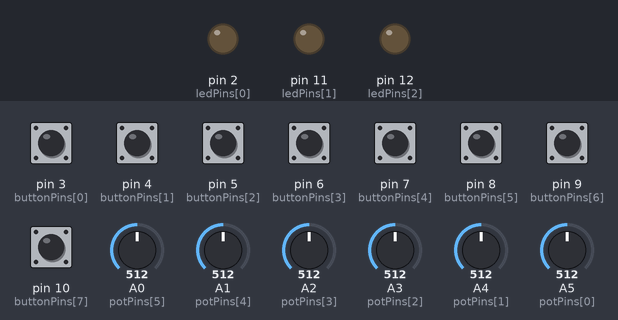
Bench run of a sketch on a simulated Arduino Uno, built with avr-gcc and run on an emulated ATmega328P. Parts: output pins drawn as LEDs (lit = HIGH). Dashed ring = blinking. The test bench sets the inputs (shaded band); at power-on: pin 3 (buttonPins[0]), pin 4 (buttonPins[1]), pin 5 (buttonPins[2]), pin 6 (buttonPins[3]), pin 7 (buttonPins[4]), pin 8 (buttonPins[5]), pin 9 (buttonPins[6]), pin 10 (buttonPins[7]) HIGH, A0 (potPins[5]) = 512, A1 (potPins[4]) = 512, A2 (potPins[3]) = 512, A3 (potPins[2]) = 512, A4 (potPins[1]) = 512, A5 (potPins[0]) = 512.

Above: at 1.2 s.
1.3 s: pin 3 (buttonPins[0]) pulled LOW for 0.15 s
At 1.71 s:
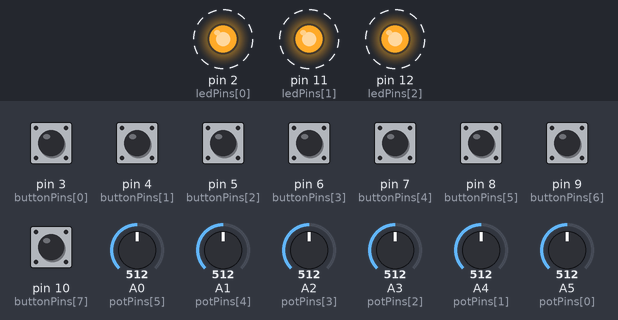
4.3 s: pin 7 (buttonPins[4]) pulled LOW for 0.15 s
At 4.3 s:
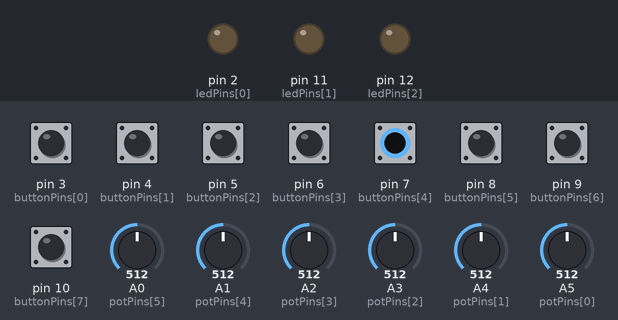
5.9 s: pin 3 (buttonPins[0]) pulled LOW for 1 s
At 6.31 s:
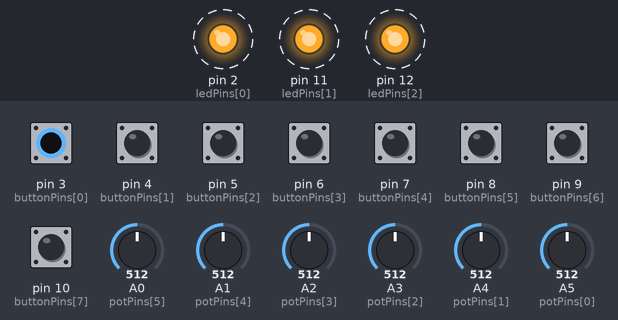
8.9 s: pin 7 (buttonPins[4]) pulled LOW for 1 s
Timing chart, 0 to 11.9 s (numbered marks = the images above; inputs shaded):
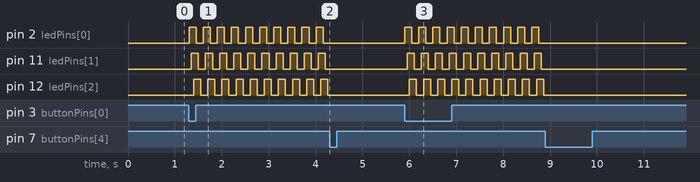

The sketch:

sketch_may24a.ino
```cpp
#define FUNCTIONAL 1
#define NRBUTTONS 8
#define NRLEDS 3
#define NRPOTS 6
#define TIMEOUT 300
#define POTTHRESHHOLD 10
#include <MIDI.h>
#ifdef FUNCTIONAL
  MIDI_CREATE_DEFAULT_INSTANCE();
#endif
const int buttonPins[NRBUTTONS] = {3, 4, 5, 6, 7, 8, 9, 10};
const int potPins[NRPOTS] = {A5, A4, A3, A2, A1, A0};
const int ledPins[NRLEDS] = {2, 11, 12};
int currentButtonValues[NRBUTTONS] = {};
int previousButtonValues[NRBUTTONS] = {};
int currentPotValues[NRPOTS] = {0};
int previousPotValues[NRPOTS] = {0};
int potDiff = 0;
int currentMidiValues[NRPOTS] = {0};
int previousMidiValues[NRPOTS] = {0};
unsigned long toggleTime[NRBUTTONS] = {0};
unsigned long toggleDelay = 50;
boolean potMoving = true;
unsigned long previousTimer[NRPOTS] = {0};
unsigned long timer[NRPOTS] = {0};
bool isPlaying = false;
byte midiCh = 1; //* MIDI channel to be used
byte note = 1; //* Lowest note to be used
byte cc = 1; //* Lowest MIDI CC to be used


void setup() {
  // put your setup code here, to run once:
  Serial.begin(115200);

  #ifdef DEBUG
  Serial.println("Debug mode");
  Serial.println();
  #endif
  for (int i = 0; i < NRBUTTONS; i++) {
    pinMode(buttonPins[i], INPUT_PULLUP);
  }
  pinMode(2, OUTPUT);
  pinMode(11, OUTPUT);
  pinMode(12, OUTPUT);

}

void loop() {
  // put your main code here, to run repeatedly:
  buttonManager();
  potManager();
  ledManager();
}
void buttonManager() {
  for (int i = 0; i < NRBUTTONS; i++) {
    currentButtonValues[i] = digitalRead(buttonPins[i]);

    if ((millis() - toggleTime[i]) > toggleDelay) {
      if (previousButtonValues[i] != currentButtonValues[i]) {
        toggleTime[i] = millis();

        if (currentButtonValues[i] == LOW) {
          if (buttonPins[i] == 7 && isPlaying) {
            isPlaying = false;
          } else if(buttonPins[i] != 7 && !isPlaying) {
            isPlaying = true;
          }
          #ifdef FUNCTIONAL
            MIDI.sendNoteOn(note + i, 127, midiCh);
          #elif DEBUG
            Serial.print(i);
            Serial.println(": button on");
          #endif
        } else {
          #ifdef FUNCTIONAL
            MIDI.sendNoteOn(note + i, 0, midiCh);
          #elif DEBUG
            Serial.print(i);
            Serial.println(": button off");
          #endif

        }
        previousButtonValues[i] = currentButtonValues[i];
      }
    }
  }
}
void potManager() {
  for (int i = 0; i < NRPOTS; i++) {
    currentPotValues[i] = analogRead(potPins[i]);
    currentMidiValues[i] = map(currentPotValues[i], 0, 1023, 0, 127);

    potDiff = abs(currentPotValues[i] - previousPotValues[i]);
    if (potDiff > POTTHRESHHOLD) {
      previousTimer[i] = millis();
    }
    timer[i] = millis() - previousTimer[i];
    if (timer[i] >= TIMEOUT) {
      potMoving = false;
    } else {
      potMoving = true;
    }

    if (potMoving) {
      if (currentMidiValues[i] != previousMidiValues[i]) {
        #ifdef FUNCTIONAL
          MIDI.sendControlChange(cc + i, currentMidiValues[i], midiCh);
        #elif DEBUG
          Serial.print("Pot: ");
          Serial.print(i);
          Serial.print(" ");
          Serial.println(currentMidiValues[i]);
        #endif
        previousPotValues[i] = currentPotValues[i];
        previousMidiValues[i] = currentMidiValues[i];
      }
    }
  }
}

void ledManager() {
  if (isPlaying) {
    for (int i = 0; i < NRLEDS; i++) {
      digitalWrite(ledPins[i], HIGH);
      delay(50);
    }
    for (int i = 0; i < NRLEDS; i++) {
     digitalWrite(ledPins[i], LOW);
     delay(50);
   }
  }

}
```

Measured:
- after the input at 1.3 s, pin 2 (ledPins[0]): alternates HIGH for 0.15 s and LOW for 0.15 s, starting at once; pin 11 (ledPins[1]): alternates HIGH for 0.15 s and LOW for 0.15 s, starting after 0.05 s; pin 12 (ledPins[2]): alternates HIGH for 0.15 s and LOW for 0.15 s, starting after 0.10 s
- after the input at 4.3 s, pin 2 (ledPins[0]), pin 11 (ledPins[1]), pin 12 (ledPins[2]): stops changing and stays LOW
- after the input at 5.9 s, pin 2 (ledPins[0]): alternates HIGH for 0.15 s and LOW for 0.15 s, starting at once; pin 11 (ledPins[1]): alternates HIGH for 0.15 s and LOW for 0.15 s, starting after 0.05 s; pin 12 (ledPins[2]): alternates HIGH for 0.15 s and LOW for 0.15 s, starting after 0.10 s
- after the input at 8.9 s, pin 2 (ledPins[0]), pin 11 (ledPins[1]), pin 12 (ledPins[2]): stops changing and stays LOW
